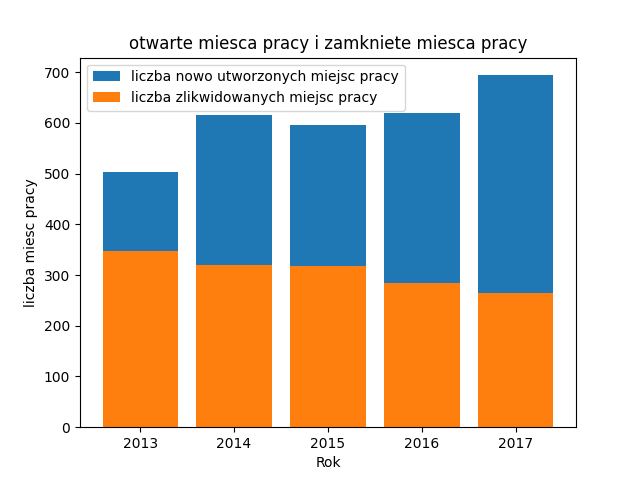

This figure's Python source:
import matplotlib.pyplot as plt
import pandas  as pd
import  numpy as np
df=pd.read_csv("praca.csv",sep=";")
print(df)
df["Wartosc"]=df["Wartosc"].str.replace(",",".")
df["Wartosc"]=df["Wartosc"].astype({"Wartosc":"float"})
pracyopen=df[df["Miejsca pracy"]=="liczba nowo utworzonych miejsc pracy"].groupby(["Rok"])['Wartosc'].sum()
close=df[df["Miejsca pracy"]=="liczba zlikwidowanych miejsc pracy"].groupby(["Rok"])['Wartosc'].sum()
print(pracyopen)
print(close)
rok=df["Rok"].drop_duplicates()
plt.bar(rok,pracyopen,label="liczba nowo utworzonych miejsc pracy")
plt.bar(rok,close,label="liczba zlikwidowanych miejsc pracy")
plt.legend()
plt.xlabel("Rok")
plt.ylabel("liczba miesc pracy")
plt.title("otwarte miesca pracy i zamkniete miesca pracy")
plt.savefig("zad2.png")
plt.show()